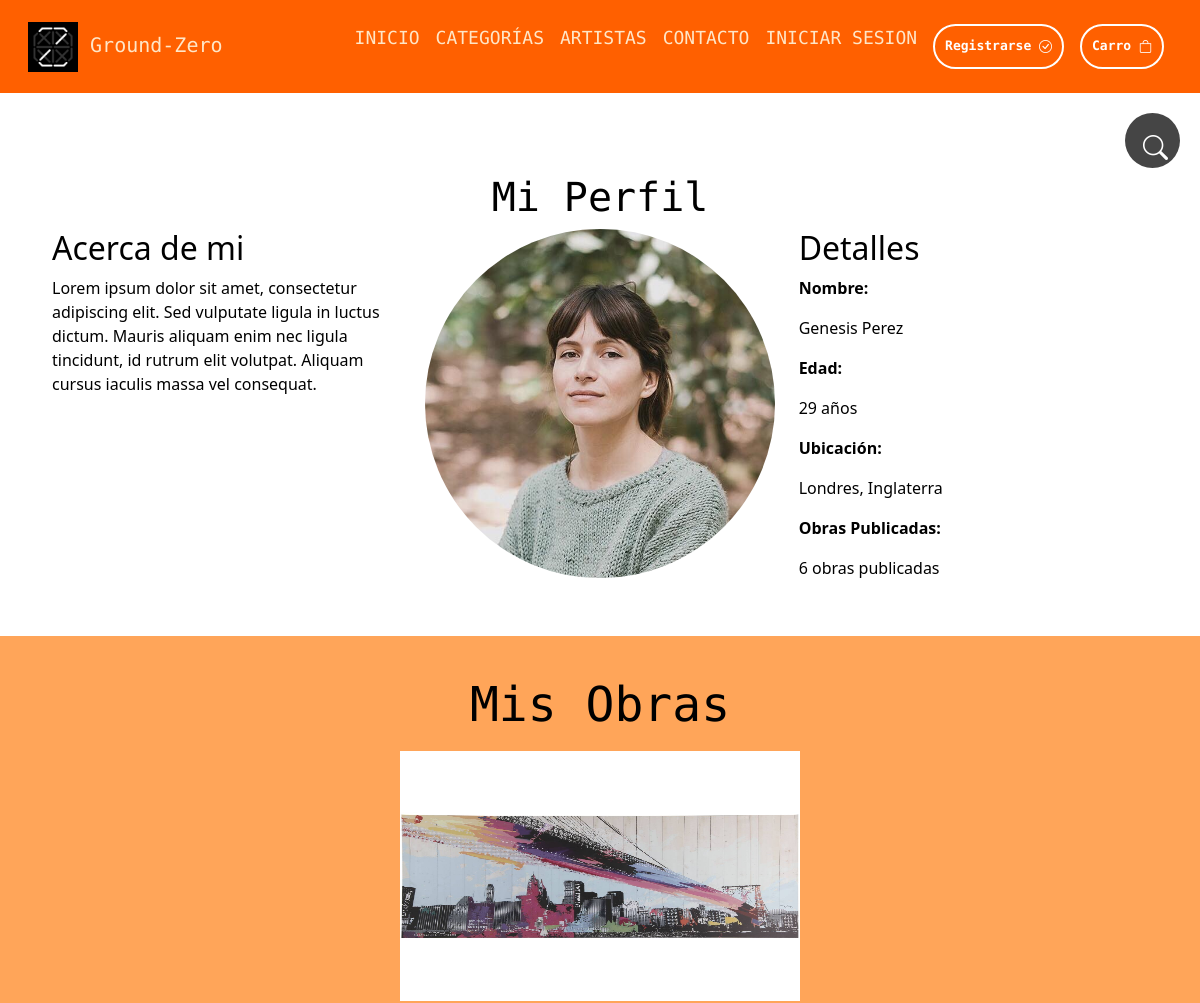
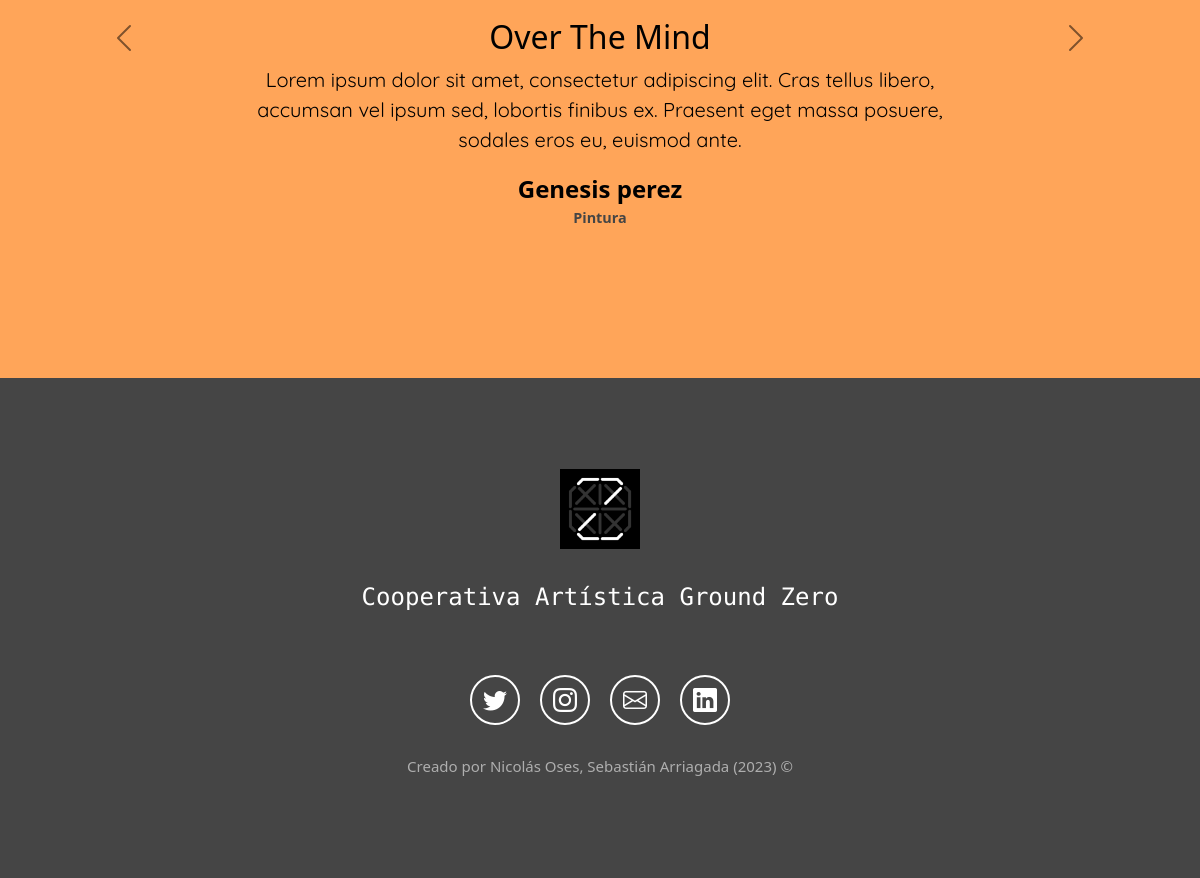
Screenshot of /genesis/ with the database file from the repository (2 pictures, top to bottom).
### aplicacion/models.py (models this page shows, shortened)
class Artista(models.Model):
  rut              = models.CharField(primary_key=True, max_length=10)
  nombre           = models.CharField(max_length=20)
  apellido_paterno = models.CharField(max_length=20)
  apellido_materno = models.CharField(max_length=20)
  fecha_nacimiento = models.DateField(blank=False, null=False)
  telefono         = models.CharField(max_length=20)
  email            = models.EmailField(unique=True, max_length=80, blank=True, null=True)
  direccion        = models.CharField(max_length=80, blank=True, null=True)
  activo           = models.BooleanField()
  def __str__(self):
    return str(self.nombre)+" "+str(self.apellido_paterno)

class Obra(models.Model):
    titulo            = models.CharField(max_length=50)
    precio            = models.IntegerField()
    descripcion       = models.TextField()
    fecha_publicacion = models.DateField()
    imagen            = models.ImageField(upload_to="productos", null = True)
    url               = models.CharField(max_length=50, blank=True, null= True)
    categoria         = models.ForeignKey(Categoria, on_delete = models.PROTECT)
    artista           = models.ForeignKey(Artista, on_delete = models.PROTECT)

class Categoria(models.Model):
    nombre = models.CharField(max_length=50)
    def __str__(self):
        return self.nombre

### aplicacion/views.py (the view)
# urls.py: path('genesis/', views.genesis, name='genesis'),
def genesis(request):
    obras = Obra.objects.raw("SELECT * FROM aplicacion_obra WHERE artista_id = '44444444-4'")
    artista = Artista.objects.get(rut = '44444444-4')
    data = {
        'obras': obras,
        'artista': artista,
    }
    return render(request, 'app/plantillas/artistas/genesis.html', data)

### aplicacion/context_processor.py (called while the page is built)
def total_carrito(request):
    total = 0
    cantidadTotal = 0
    if request.user.is_authenticated:
        if 'carrito' in request.session.keys():
            for key, value in request.session['carrito'].items():
                total += int(value['acumulado'])
                cantidadTotal += int(value['cantidad'])
    return {'total_carrito': total, 'cantidad_total': cantidadTotal}

### aplicacion/templates/app/plantillas/artistas/genesis.html (shortened to what this page needs)
{% extends 'app/base.html' %}
{% load static %}
{% load humanize %}
 {% block contenido %}
  <div class="contenedor d-flex flex-row justify-content-end">
    <div class="buscador">
      <div class="btn">
        <i class="bi bi-search"></i>
      </div>
    </div>
  </div>
  <section class="usuario seccion-clara">
    <div class="container">
      <div class="row text-center">
        <div class="col-12">
          <h1 class="seccion-titulo">Mi Perfil</h1>
        </div>
      </div>
      <div class="row">
        <div class="col-12 col-md-4">
          <div class="sobre-mi">
            <h2>Acerca de mi</h2>
            <p>
              Lorem ipsum dolor sit amet, consectetur adipiscing elit.
              Sed vulputate ligula in luctus dictum.
              Mauris aliquam enim nec ligula tincidunt, id rutrum elit volutpat.
              Aliquam cursus iaculis massa vel consequat.
            </p>
          </div>
        </div>
        <div class="col-12 col-md-4">
          <div class="imagen-perfil">
            <img class="img-fluid rounded-circle" src="{% static 'app/img/artistas/artista4.jpg' %}" alt="foto perfil">
          </div>
        </div>
        <div class="col-12 col-md-4">
          <div class="detalles mb-3">
            <h2>Detalles</h2>
            <p style="font-weight: bold;">Nombre:</p>
            <p>{{ artista.nombre | capfirst }} {{ artista.apellido_paterno | capfirst }}</p>
            <p style="font-weight: bold;">Edad:</p>
            <p>29 años</p>
            <p style="font-weight: bold;">Ubicación:</p>
            <p>Londres, Inglaterra</p>
            <p style="font-weight: bold;">Obras Publicadas:</p>
            <p>6 obras publicadas</p>
          </div>
        </div>
      </div>
    </div>
  </section>
  <section class="mis-obras seccion-clara-2">
    <div class="container">
      <div class="row text-center">
        <h2 class="seccion-titulo" style="font-size: 3rem;">Mis Obras</h2>
      </div>
      <div class="row">
        <div id="productos-carrusel" class="carousel carousel-dark slide">
          <div class="carousel-inner">
            {% for p in obras %}
            <div class="carousel-item {% if forloop.first %}active{% endif %}">
                <div class="container">
                    <a href="{% url 'detalle_producto' p.id %}">
                        <img class="producto-imagen img-fluid" src="{{ p.imagen.url }}" alt="producto1">
                    </a>
                    <h2>{{ p.titulo | title }}</h2>
                    <p class="producto-texto">
                        Lorem ipsum dolor sit amet, consectetur adipiscing elit.
                        Cras tellus libero, accumsan vel ipsum sed, lobortis finibus ex.
                        Praesent eget massa posuere, sodales eros eu, euismod ante.
                    </p>
                    <div class="producto-info">
                        <p class="artista">{{ p.artista | capfirst }}</p>
                        <p class="categoria">{{ p.categoria | title }}</p>
                    </div>
                </div>
            </div>
            {% endfor %}
          </div>
          <button class="carousel-control-prev" type="button" data-bs-target="#productos-carrusel" data-bs-slide="prev">
            <span class="carousel-control-prev-icon" aria-hidden="true"></span>
          </button>
          <button class="carousel-control-next" type="button" data-bs-target="#productos-carrusel" data-bs-slide="next">
            <span class="carousel-control-next-icon" aria-hidden="true"></span>
          </button>
        </div>
      </div>
    </div>
  </section>
{% endblock %}

### aplicacion/static/app/css/style.css (style rules this page uses)
section { display: flex; flex-direction: column; align-items: center; justify-content: center; }
.contenedor { padding: 20px; }
.buscador { position: absolute; max-height: 50px; padding: 5px; }
.buscador .btn { position: absolute; top: 0; right: 0; background-color: #454545; width: 55px; height: 55px; line-height: 55px; border-radius: 50px; cursor: pointer; }
.buscador .btn i { color: white; font-size: 25px; padding: 5px 0px 10px 5px; justify-content: center; align-items: center; }
.seccion-clara { color: black; min-height: 500px; padding: 40px; }
.seccion-titulo { font-family: 'Share Tech Mono', monospace; }
.carousel-item { height: 600px; }
.carousel-item .container { width: 100%; min-height: 500px; display: flex; flex-direction: column; align-items: center; justify-content: center; }
.producto-imagen { height: 250px; width: 400px; margin: 10px 10px 20px 10px; }
.producto-texto { max-width: 70%; font-size: 20px; text-align: center; font-family: 'Quicksand', sans-serif; }
.producto-info { font-weight: bold; text-align: center; min-height: 200px; }
.producto-info p { margin-bottom: 0; }
.producto-info .artista { font-size: 1.5rem; }
.producto-info .categoria { font-size: 0.9rem; color: #454545; }
.seccion-clara-2 { color: black; background-color: #FFA559; min-height: 500px; padding: 40px; }
.bi { vertical-align: -.125em; fill: currentColor; }

### rows the page displays
Artista: nombre "Genesis", apellido_paterno "Perez"
Obra: imagen (picture), titulo "Over The Mind", artista "Genesis perez", categoria "Pintura"
